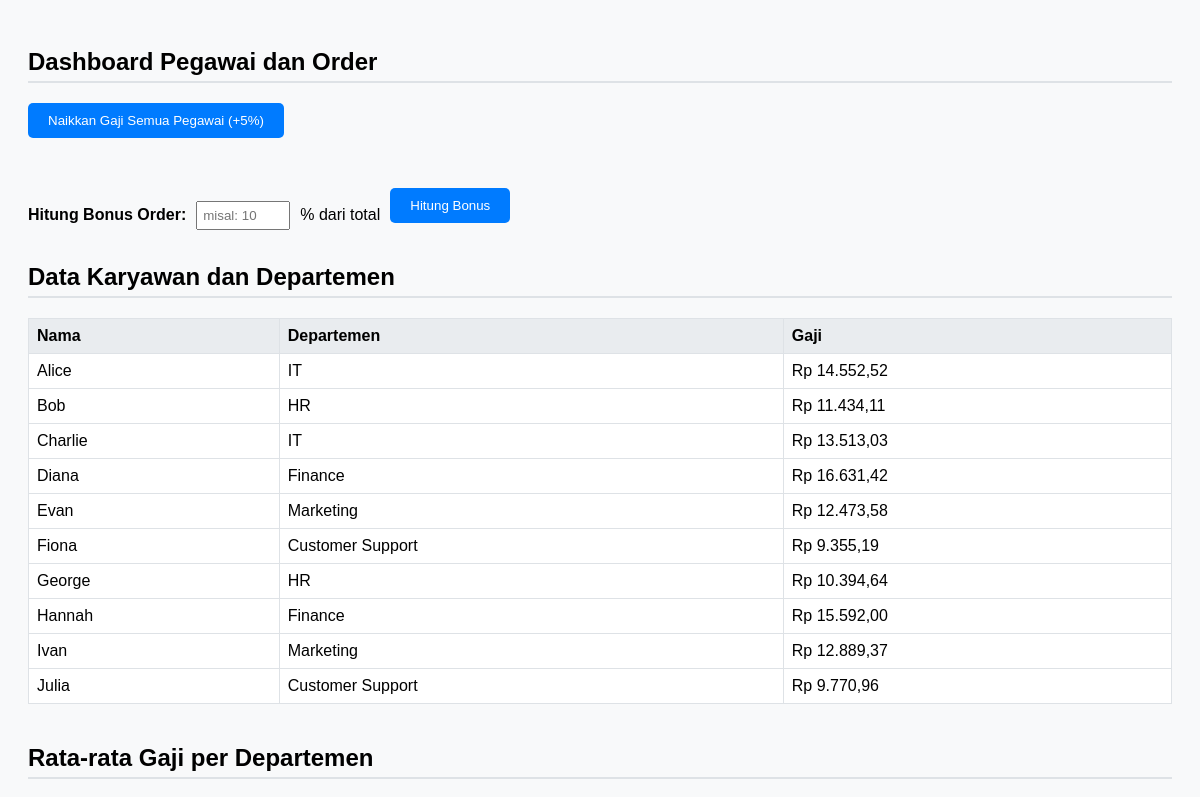
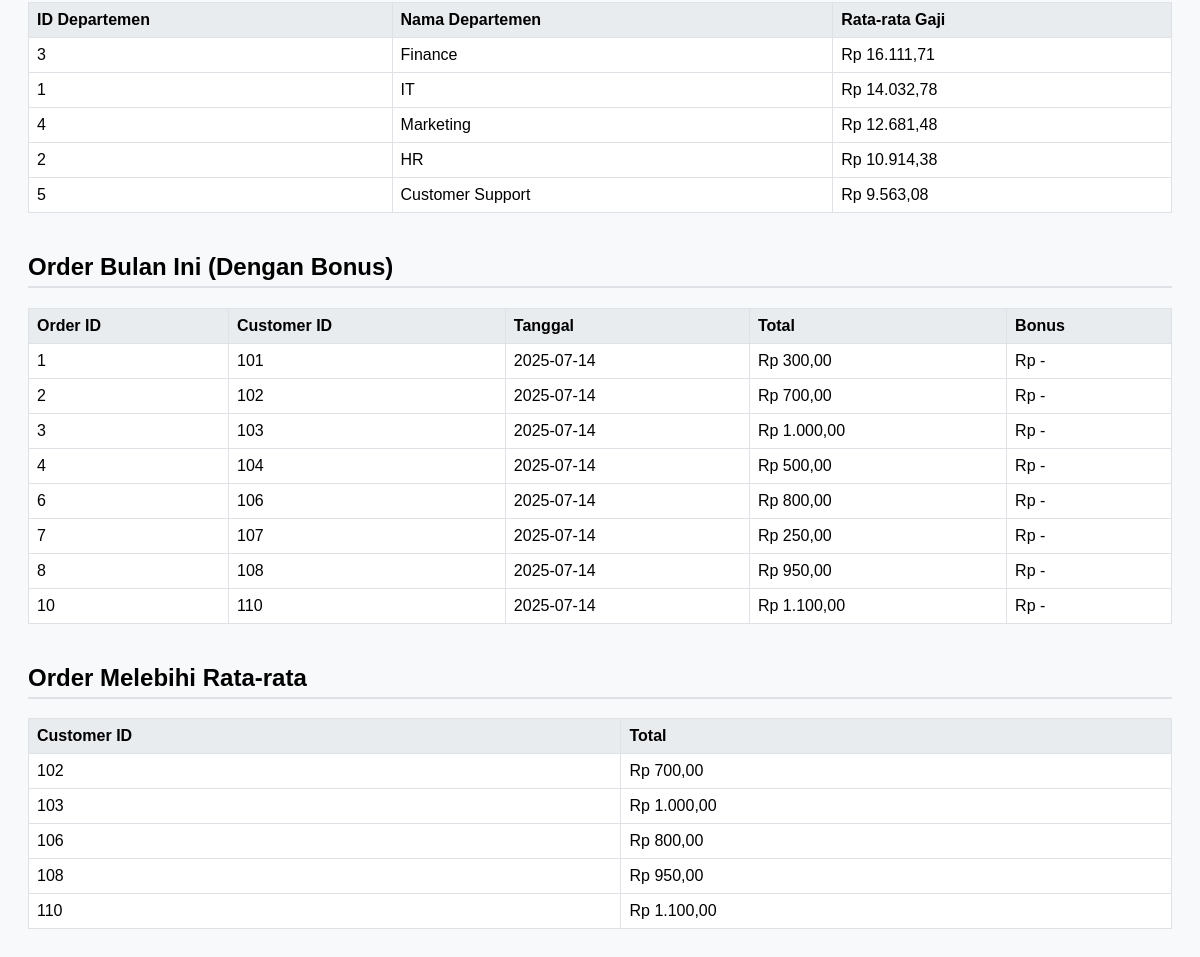
The page / on the database its author committed (2 pictures, top to bottom).
### tables this page shows
CREATE TABLE `employees` (
  `id` int NOT NULL,
  `name` varchar(100) DEFAULT NULL,
  `department_id` int DEFAULT NULL,
  `salary` decimal(10,2) DEFAULT NULL
);

CREATE TABLE `departments` (
  `id` int NOT NULL,
  `department_name` varchar(100) DEFAULT NULL
);

CREATE TABLE `orders` (
  `order_id` int NOT NULL,
  `customer_id` int DEFAULT NULL,
  `order_date` date DEFAULT NULL,
  `total_amount` decimal(10,2) DEFAULT NULL,
  `bonus` decimal(10,2) DEFAULT NULL
);

### index.php (the view, shortened to what this page needs)
<?php
require 'database.php';
$hasBonus = false;
$check = $pdo->query("SHOW COLUMNS FROM orders LIKE 'bonus'");
if ($check->rowCount() > 0) {
    $hasBonus = true;
}
?>
<!DOCTYPE html>
<html>
<head>
</head>
<body>
    <h2>Dashboard Pegawai dan Order</h2>
    <form method="POST" style="margin-bottom: 30px;">
        <button class="btn" type="submit" name="update_salary">Naikkan Gaji Semua Pegawai (+5%)</button>
    </form>
    <?php if ($hasBonus): ?>
        <form method="POST" class="form-inline">
            <label for="bonus_percent"><strong>Hitung Bonus Order:</strong></label>
            <input type="number" name="bonus_percent" id="bonus_percent" min="1" step="0.1" placeholder="misal: 10" required>
            <span>% dari total</span>
            <button class="btn" type="submit" name="update_bonus">Hitung Bonus</button>
        </form>
    <?php endif; ?>
    <h2>Data Karyawan dan Departemen</h2>
    <table>
        <tr>
            <th>Nama</th>
            <th>Departemen</th>
            <th>Gaji</th>
        </tr>
        <?php
        $stmt = $pdo->query("
        SELECT e.name AS employee_name, d.department_name, e.salary
        FROM employees e
        JOIN departments d ON e.department_id = d.id
    ");
        foreach ($stmt as $row) {
            echo "<tr>
                <td>{$row['employee_name']}</td>
                <td>{$row['department_name']}</td>
                <td>Rp " . number_format($row['salary'], 2, ',', '.') . "</td>
              </tr>";
        }
        ?>
    </table>
    <h2>Rata-rata Gaji per Departemen</h2>
    <table>
        <tr>
            <th>ID Departemen</th>
            <th>Nama Departemen</th>
            <th>Rata-rata Gaji</th>
        </tr>
        <?php
        $stmt = $pdo->query("
        SELECT d.id AS department_id, d.department_name, AVG(e.salary) AS avg_salary
        FROM employees e
        JOIN departments d ON e.department_id = d.id
        GROUP BY d.id, d.department_name
        ORDER BY avg_salary DESC
    ");
        foreach ($stmt as $row) {
            echo "<tr>
                <td>{$row['department_id']}</td>
                <td>{$row['department_name']}</td>
                <td>Rp " . number_format($row['avg_salary'], 2, ',', '.') . "</td>
              </tr>";
        }
        ?>
    </table>
    <h2>Order Bulan Ini <?= $hasBonus ? "(Dengan Bonus)" : "" ?></h2>
    <table>
        <tr>
            <th>Order ID</th>
            <th>Customer ID</th>
            <th>Tanggal</th>
            <th>Total</th>
            <?php if ($hasBonus): ?><th>Bonus</th><?php endif; ?>
        </tr>
        <?php
        $query = "
        SELECT order_id, customer_id, order_date, total_amount" . ($hasBonus ? ", bonus" : "") . "
        FROM orders
        WHERE MONTH(order_date) = MONTH(CURDATE()) AND YEAR(order_date) = YEAR(CURDATE())
    ";
        $stmt = $pdo->query($query);
        foreach ($stmt as $row) {
            echo "<tr>
                <td>{$row['order_id']}</td>
                <td>{$row['customer_id']}</td>
                <td>{$row['order_date']}</td>
                <td>Rp " . number_format($row['total_amount'], 2, ',', '.') . "</td>";
            if ($hasBonus) {
                $bonusValue = $row['bonus'] !== null ? number_format($row['bonus'], 2, ',', '.') : "-";
                echo "<td>Rp $bonusValue</td>";
            }
            echo "</tr>";
        }
        ?>
    </table>
    <h2>Order Melebihi Rata-rata</h2>
    <table>
        <tr>
            <th>Customer ID</th>
            <th>Total</th>
        </tr>
        <?php
        $stmt = $pdo->query("
        SELECT customer_id, total_amount
        FROM orders
        WHERE total_amount > (SELECT AVG(total_amount) FROM orders)
    ");
        foreach ($stmt as $row) {
            echo "<tr>
                <td>{$row['customer_id']}</td>
                <td>Rp " . number_format($row['total_amount'], 2, ',', '.') . "</td>
              </tr>";
        }
        ?>
    </table>
</body>
</html>

### index.php (style rules this page uses)
body { font-family: Arial, sans-serif; padding: 20px; background-color: #f8f9fa; }
table { border-collapse: collapse; width: 100%; margin-bottom: 40px; background-color: #fff; }
th, td { border: 1px solid #dee2e6; padding: 8px; text-align: left; }
th { background-color: #e9ecef; }
.btn { padding: 10px 20px; background-color: #007BFF; color: white; border: none; margin-right: 10px; margin-bottom: 20px; cursor: pointer; border-radius: 5px; }
h2 { border-bottom: 2px solid #dee2e6; padding-bottom: 5px; }
.form-inline { display: flex; align-items: center; gap: 10px; margin-bottom: 20px; }
input[type="number"] { padding: 5px; width: 80px; }

### rows shown on the page
employees: name "Alice", department.department_name "IT", salary "14.552,52"
employees: name "Bob", department.department_name "HR", salary "11.434,11"
employees: name "Charlie", department.department_name "IT", salary "13.513,03"
employees: name "Diana", department.department_name "Finance", salary "16.631,42"
employees: name "Evan", department.department_name "Marketing", salary "12.473,58"
employees: name "Fiona", department.department_name "Customer Support", salary "9.355,19"
employees: name "George", department.department_name "HR", salary "10.394,64"
employees: name "Hannah", department.department_name "Finance", salary "15.592,00"
employees: name "Ivan", department.department_name "Marketing", salary "12.889,37"
employees: name "Julia", department.department_name "Customer Support", salary "9.770,96"
departments: id "3", department_name "Finance", avg_salary "16.111,71"
departments: id "1", department_name "IT", avg_salary "14.032,78"
departments: id "4", department_name "Marketing", avg_salary "12.681,48"
departments: id "2", department_name "HR", avg_salary "10.914,38"
departments: id "5", department_name "Customer Support", avg_salary "9.563,08"
orders: order_id "1", customer "101", order_date "2025-07-14", total_amount "300,00", bonus "-"
orders: order_id "2", customer "102", order_date "2025-07-14", total_amount "700,00", bonus "-"
orders: order_id "3", customer "103", order_date "2025-07-14", total_amount "1.000,00", bonus "-"
orders: order_id "4", customer "104", order_date "2025-07-14", total_amount "500,00", bonus "-"
orders: order_id "6", customer "106", order_date "2025-07-14", total_amount "800,00", bonus "-"
orders: order_id "7", customer "107", order_date "2025-07-14", total_amount "250,00", bonus "-"
orders: order_id "8", customer "108", order_date "2025-07-14", total_amount "950,00", bonus "-"
orders: order_id "10", customer "110", order_date "2025-07-14", total_amount "1.100,00", bonus "-"

### other values the page prints
$row['customer_id'] "102"
$row['total_amount'] "700,00"
$row['customer_id'] "103"
$row['total_amount'] "1.000,00"
$row['customer_id'] "106"
$row['total_amount'] "800,00"
$row['customer_id'] "108"
$row['total_amount'] "950,00"
$row['customer_id'] "110"
$row['total_amount'] "1.100,00"
